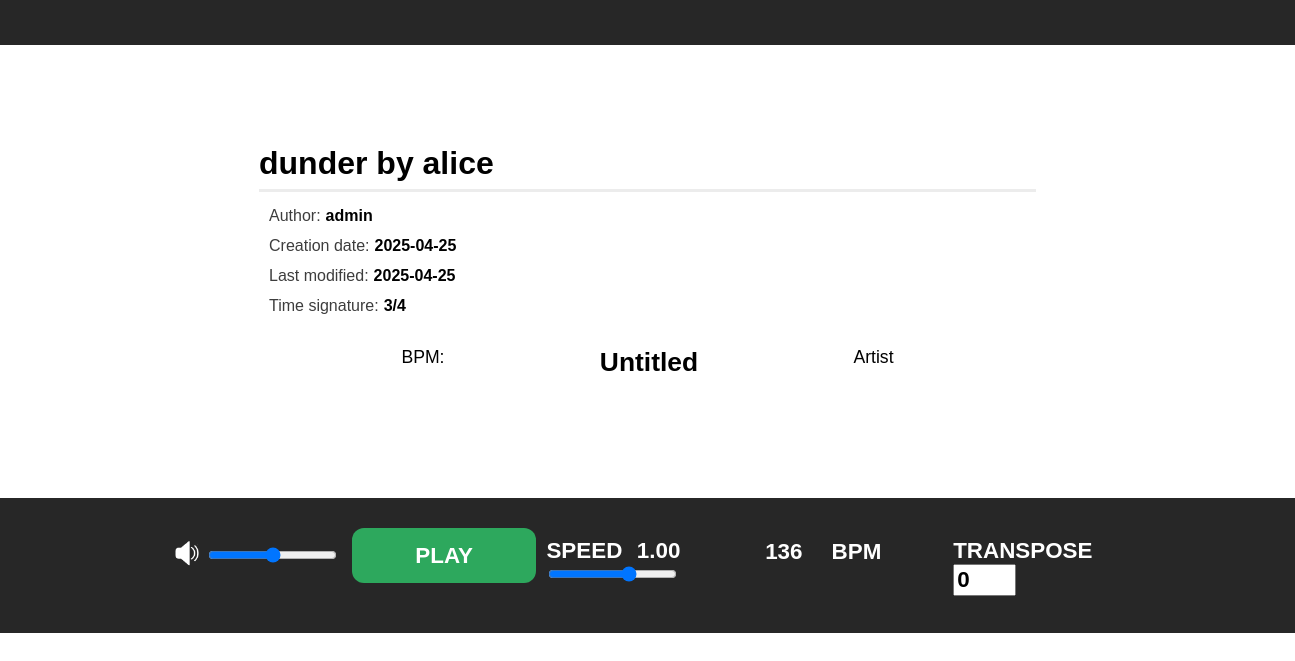
/scores/8, run on the app's committed database.
### tables this page shows
CREATE TABLE scores (
                                scoreID INTEGER PRIMARY KEY,
                                creatorID INTEGER NOT NULL,
                                scoreName TEXT NOT NULL,
                                artistName TEXT, 
                                visibility NOT NULL,
                                creationDate TEXT, 
                                lastModified TEXT,
                                chords TEXT,
                                tempo INT,
                                timeSignature INT,
                                FOREIGN KEY (creatorID) REFERENCES users (userID) ON DELETE CASCADE
                            );

CREATE TABLE users (
                                userID INTEGER PRIMARY KEY,
                                username TEXT UNIQUE NOT NULL, 
                                password TEXT NOT NULL, 
                                email TEXT UNIQUE, 
                                registrationDate TEXT,
                                country TEXT,
                                userBio TEXT, 
                                profilePicture TEXT,
                                favoriteScores 
                            );

### app.py (the view)
@app.route("/scores/<int:scoreID>", methods=['GET'])
def score(scoreID):
    conn = get_db_connection()
    score_info = setup_db.find_score_info(conn, scoreID)
    conn.close()
    visibility = score_info["visibility"]
    if session == {}:
         return render_template("score.html", score_info=score_info)
    elif visibility == "private":
        if session["user_id"] == score_info["creatorID"]:
            return render_template("score.html", score_info=score_info)
        else:
            return redirect(url_for('index'))
    elif visibility == "public":
        return render_template("score.html", score_info=score_info)

### app.py (called while the page is built)
def get_db_connection():
    conn = setup_db.create_connection(setup_db.database)
    return conn

### setup_db.py (called while the page is built)
def create_connection(db_file):
    conn = None
    try:
        conn = sqlite3.connect(db_file)
        conn.execute("PRAGMA foreign_keys = ON;")
        return conn
    except Error as e:
        print(e)
    return conn

### templates/score.html (shortened to what this page needs)
<!DOCTYPE html>
<html lang="en">
<head>
    <link rel="stylesheet" href="{{ url_for('static', filename='style.css') }}">
</head>
<body>
    <header class="index-heading" id="index-heading">
        <div id="index-heading-right"></div>
    </header>
    <section id="score-top-div">
        <div id="score-head">
            <div id="score-title-div">
                <h1 id="score-h1">{{ score_info.scoreName }} by {{ score_info.artistName }}</h1>
            </div>
        </div>
        <div id="score-info-div">
            <div class="score-sub-info-div">
                <p class="score-sub-info">Author: </p>
                <a class="score-sub-fill" href="{{ url_for('profile', userID=score_info.creatorID) }}">{{ score_info.creatorName }}</a>
            </div>
            <div class="score-sub-info-div">
                <p class="score-sub-info">Creation date: </p>
                <p class="score-sub-fill">{{ score_info.creationDate }}</p>
            </div>
            <div class="score-sub-info-div">
                <p class="score-sub-info">Last modified: </p>
                <p class="score-sub-fill">{{ score_info.lastModified }}</p>
            </div>
            <div class="score-sub-info-div">
                <p class="score-sub-info">Time signature: </p>
                <p class="score-sub-fill">{{ score_info.timeSignature }}/4</p>
            </div>
        </div>
    </section>
    <section id="score-chords-div" class="score-output-div">
        <header id="score-header" class="score-header">
            <p id="score-header-bpm" class="score-header-bpm">BPM:</p>
            <h2 id="score-header-title" class="score-header-title">Untitled</h2>
            <p id="score-header-artist" class="score-header-artist">Artist</p>
        </header>
    </section>
    <footer id="score-footer">
        <section id="score-playbar">
            <div id="volume-div">
                <button class="volume-button" id="volume-button"></button>
                <input id="volume" name="volume" type="range" min="0" max="0.5" value="0.25" step="0.05" class="slider">
            </div>
            <button id="play-button"> PLAY</button>
            <div id="speed-div">
                <button id="reset-tempo-button"> SPEED</button>
                <span id="tempo-value"></span>
                <input id="tempo-slider" name="tempo-slider" type="range" min="10" max="150" value="100" class="slider">
            </div>
            <div id="bpm-div">
                <input id="bpm-value" name="bpm-value" readonly value="{{ score_info.tempo }}">
                <label id="bpm-label" for="bpm-value"> BPM</label>
            </div>
            <div id="transpose-div">
                <button id="reset-transpose-button"> TRANSPOSE</button>
                <input id="transpose-input" name="transpose" type="number" min="-12" max="12" value=0>
            </div>
        </section>
    </footer>
</body>
</html>

### static/style.css (style rules this page uses)
html { height: 100vh; }
body { padding: 0px; margin: 0px; font-family: Arial, Helvetica, sans-serif; }
footer { padding-top: 100px; width: 100%; font-family: Arial, Helvetica, sans-serif; }
.index-heading { position: sticky; top: 0px; display: flex; justify-content: space-between; z-index: 1000; width: 85%; margin-bottom: 100px; padding-left: 7.5%; padding-right: 7.5%; padding-top: 12px; padding-bottom: 20px; background-color: rgb(39, 39, 39); transition: all 0.3s ease; }
#index-heading-right { display: flex; justify-content: space-between; min-width: 710px; }
a { text-decoration: none; color: black; }
#score-top-div { margin: auto; width: 60%; }
#score-info-div { margin-top: 15px; padding-left: 10px; }
#score-h1 { font-size: 2em; margin: 0%; margin-bottom: 7px; text-align: center; vertical-align: middle; }
#score-title-div { display: flex; }
#score-head { display: flex; border-bottom: 3px solid #ececec; }
#score-chords-div { font-size: 1.1em; width: 50%; margin: auto; margin-top: 20px; margin-bottom: 120px; }
.score-sub-info { margin: 0px; color: rgb(61, 61, 61); }
.score-sub-info-div { display: flex; font-size: 1em; flex-direction: row; height: 30px; width: 620px; }
.score-sub-fill { margin: 0px; text-align: left; padding-left: 5px; font-weight: bold; }
#score-footer { position: sticky; bottom: 0px; background-color: rgb(39, 39, 39); width: 100%; padding: 0px 0px 15px 0px; }
#score-playbar { color: white; height: 60px; padding: 30px; background-color: rgb(39, 39, 39); margin: auto; width: 75%; display: flex; justify-content: space-between; }
.volume-button, .muted-volume-button { height: 30px; width: 30px; border: none; outline: none; cursor: pointer; padding-bottom: 5px; }
#volume-div, #speed-div, #transpose-div, #bpm-div { min-width: 170px; height: 35px; margin: 10px; }
.volume-button { background: url('/static/images/volumeON.png') no-repeat; background-size: 30px 30px; }
#play-button { color: white; font-size: 1.4em; font-weight: bold; width: 250px; height: 55px; border-radius: 12px; border: none; cursor: pointer; background-color: rgb(45, 168, 93); }
#reset-tempo-button { color: white; font-size: 1.4em; font-weight: bold; padding: 0px; padding-right: 10px; border: none; cursor: pointer; background-color: rgb(39, 39, 39); }
#tempo-value { font-size: 1.4em; font-weight: bold; }
#reset-transpose-button { color: white; font-size: 1.4em; font-weight: bold; padding: 0px; padding-right: 10px; border: none; cursor: pointer; background-color: rgb(39, 39, 39); }
#bpm-label { color: white; font-size: 1.4em; font-weight: bold; padding-right: 10px; border: none; cursor: default; background-color: rgb(39, 39, 39); }
#bpm-value { font-size: 1.4em; font-weight: bold; width: 60px; height: 26px; background-color: #f1f1f1; border: none; outline: none; cursor: default; color: white; background-color: rgb(39, 39, 39); }
#transpose-input { font-size: 1.4em; font-weight: bold; width: 55px; height: 26px; }
.score-output-div * { margin: 0; padding: 0; box-sizing: border-box; }
#score-header { display: flex; flex-direction: row; justify-content: space-around; margin-bottom: 15px; }

### data on the page
scores: scoreName "dunder", artistName "alice", creationDate "2025-04-25", lastModified "2025-04-25"
users: creatorName "admin"

### other printed values
{{ score_info.timeSignature }} "3"
